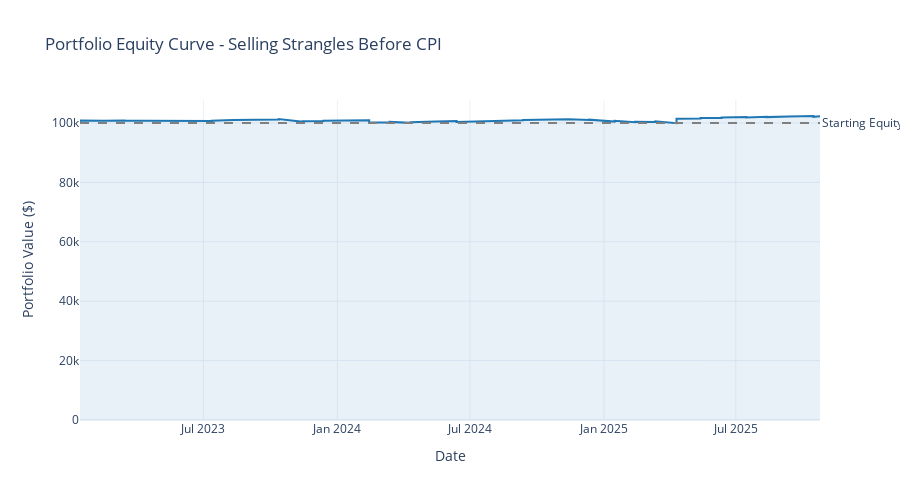

Notebook cell for this chart:
### Markdown cell above
## 📊 Equity Curve

The equity curve shows how the portfolio value evolved over the entire backtest period:

### Code cell
# Create equity curve chart
fig = go.Figure()

fig.add_trace(go.Scatter(
    x=pnl_df['Date'],
    y=pnl_df['Equity'],
    mode='lines',
    name='Portfolio Value',
    line=dict(color='#1f77b4', width=2),
    fill='tonexty',
    fillcolor='rgba(31, 119, 180, 0.1)'
))

# Add starting equity line
fig.add_hline(
    y=starting_equity,
    line_dash="dash",
    line_color="gray",
    annotation_text="Starting Equity",
    annotation_position="right"
)

fig.update_layout(
    title='Portfolio Equity Curve - Selling Strangles Before CPI',
    xaxis_title='Date',
    yaxis_title='Portfolio Value ($)',
    hovermode='x unified',
    height=500,
    template='plotly_white'
)

fig.show()
